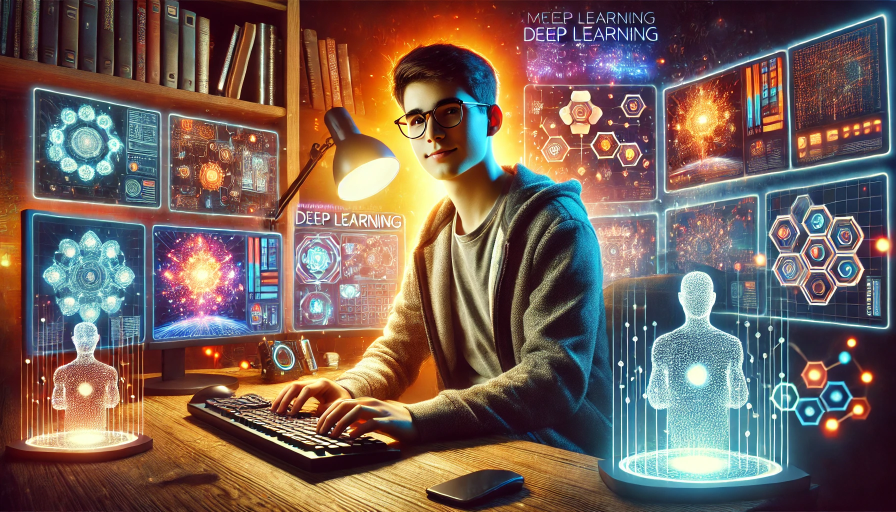
#> input picture new_image.png, 1792 x 1024 px (shown at 1/2 size)
$ python Watershed_Image_segmentation.py
#> lines starting #> are read from the running program, lines starting #| are printed output that depends on the picture; after the words box and inside, x2 and y2 are one past the last pixel; in counts of white or black regions, pixels touching at a corner belong together
import numpy as np
import cv2
import  matplotlib.pyplot as plt
image=cv2.imread("new_image.png")
#> image is the input picture: shape (1024, 1792, 3); mean B, G, R 88.3, 97, 117.3
gray=cv2.cvtColor(image,cv2.COLOR_BGR2GRAY)
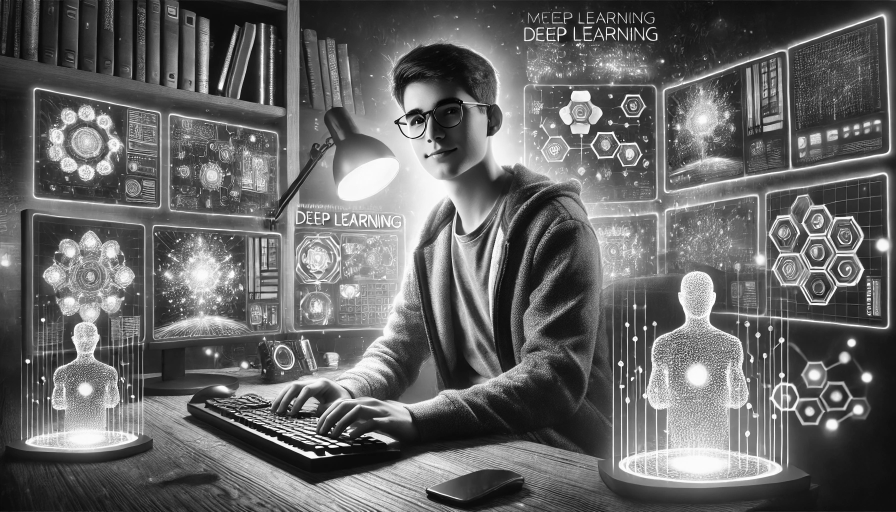
#> gray: shape (1024, 1792) (shown at 1/2 size); min 0, max 255, mean 102.1
ret,thresh=cv2.threshold(gray,0,225,cv2.THRESH_BINARY_INV+cv2.THRESH_OTSU)
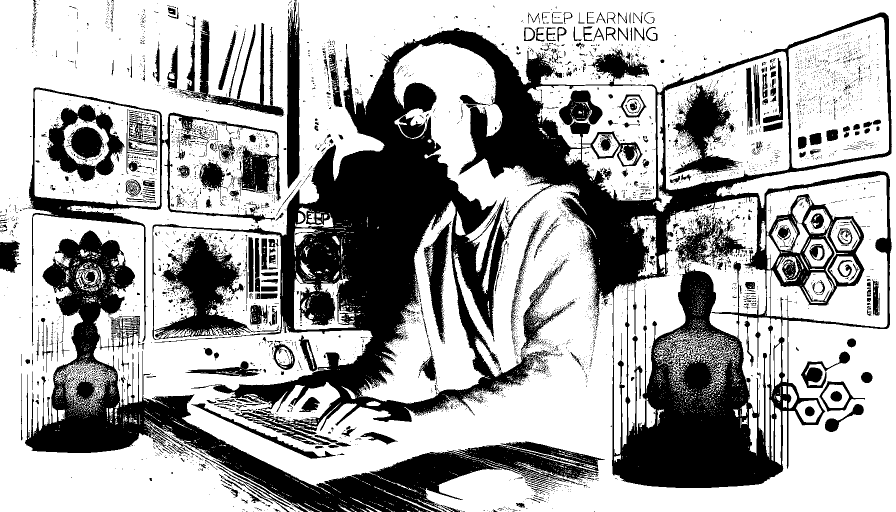
#> thresh: shape (1024, 1792) (shown at 1/2 size); values 0 (black) and 225 (white), 66.3% white; 5220 black regions (4802 under 20 px), largest, box (x1, y1, x2, y2) and area: (305, 25, 1784, 976) 365684, (50, 461, 1210, 1024) 101355, (56, 175, 562, 692) 18134
#> ret = 121
kernel=np.ones((3,3),np.uint8)
#> (the run stopped early here; a loop or call above may not have finished)
